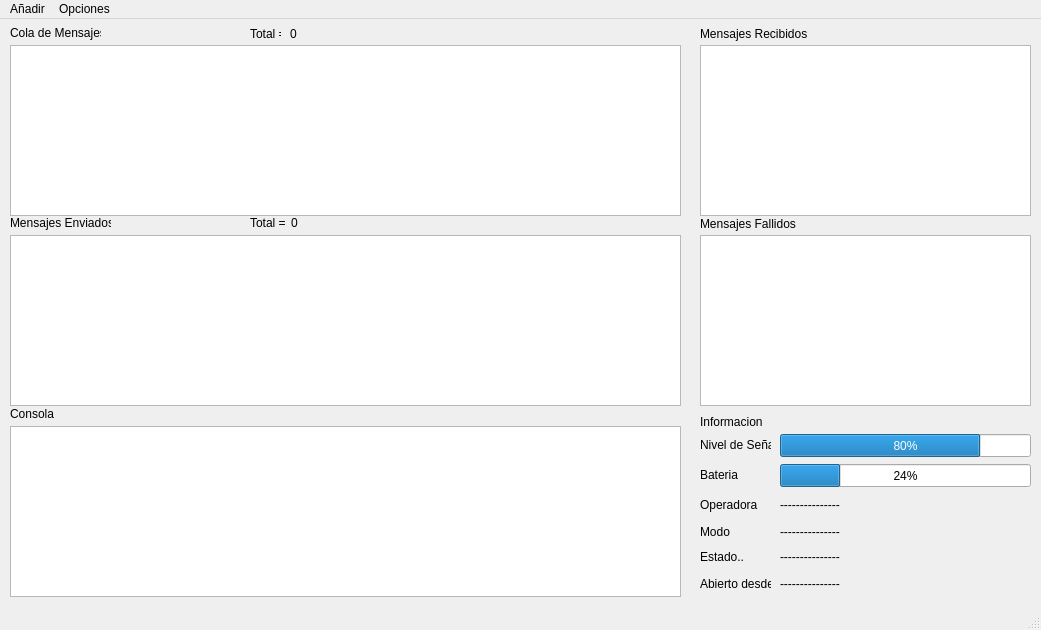
<?xml version="1.0" encoding="UTF-8"?>
<ui version="4.0">
 <class>MainWindow</class>
 <widget class="QMainWindow" name="MainWindow">
  <property name="windowModality">
   <enum>Qt::NonModal</enum>
  </property>
  <property name="enabled">
   <bool>true</bool>
  </property>
  <property name="geometry">
   <rect>
    <x>0</x>
    <y>0</y>
    <width>1041</width>
    <height>630</height>
   </rect>
  </property>
  <property name="sizePolicy">
   <sizepolicy hsizetype="Maximum" vsizetype="Maximum">
    <horstretch>0</horstretch>
    <verstretch>0</verstretch>
   </sizepolicy>
  </property>
  <property name="maximumSize">
   <size>
    <width>1700</width>
    <height>900</height>
   </size>
  </property>
  <property name="mouseTracking">
   <bool>false</bool>
  </property>
  <property name="windowTitle">
   <string>Soluciones SMS (Soluciones-sms.com)</string>
  </property>
  <property name="windowIcon">
   <iconset>
    <normaloff>../ModemIco.ico</normaloff>../ModemIco.ico</iconset>
  </property>
  <property name="toolTip">
   <string/>
  </property>
  <property name="toolTipDuration">
   <number>0</number>
  </property>
  <property name="documentMode">
   <bool>false</bool>
  </property>
  <property name="tabShape">
   <enum>QTabWidget::Rounded</enum>
  </property>
  <widget class="QWidget" name="centralwidget">
   <widget class="QTableWidget" name="tableWidget_Cola">
    <property name="geometry">
     <rect>
      <x>10</x>
      <y>26</y>
      <width>671</width>
      <height>171</height>
     </rect>
    </property>
   </widget>
   <widget class="QLabel" name="label_MensajesFallidos">
    <property name="geometry">
     <rect>
      <x>700</x>
      <y>197</y>
      <width>151</width>
      <height>16</height>
     </rect>
    </property>
    <property name="text">
     <string>Mensajes Fallidos</string>
    </property>
   </widget>
   <widget class="QLabel" name="label_Informacion">
    <property name="geometry">
     <rect>
      <x>700</x>
      <y>395</y>
      <width>151</width>
      <height>16</height>
     </rect>
    </property>
    <property name="text">
     <string>Informacion</string>
    </property>
   </widget>
   <widget class="QTableWidget" name="tableWidget_Enviados">
    <property name="geometry">
     <rect>
      <x>10</x>
      <y>216</y>
      <width>671</width>
      <height>171</height>
     </rect>
    </property>
   </widget>
   <widget class="QTableWidget" name="tableWidget_Fallidos">
    <property name="geometry">
     <rect>
      <x>700</x>
      <y>216</y>
      <width>331</width>
      <height>171</height>
     </rect>
    </property>
   </widget>
   <widget class="QLabel" name="label_MensajesEnviados">
    <property name="geometry">
     <rect>
      <x>10</x>
      <y>196</y>
      <width>101</width>
      <height>16</height>
     </rect>
    </property>
    <property name="text">
     <string>Mensajes Enviados</string>
    </property>
   </widget>
   <widget class="QProgressBar" name="progressBar_Senal">
    <property name="geometry">
     <rect>
      <x>780</x>
      <y>415</y>
      <width>251</width>
      <height>23</height>
     </rect>
    </property>
    <property name="maximum">
     <number>30</number>
    </property>
    <property name="value">
     <number>24</number>
    </property>
   </widget>
   <widget class="QLabel" name="label_TextoSenal">
    <property name="geometry">
     <rect>
      <x>700</x>
      <y>418</y>
      <width>71</width>
      <height>16</height>
     </rect>
    </property>
    <property name="text">
     <string>Nivel de Señal</string>
    </property>
   </widget>
   <widget class="QLabel" name="label_TextoBateria">
    <property name="geometry">
     <rect>
      <x>700</x>
      <y>448</y>
      <width>71</width>
      <height>16</height>
     </rect>
    </property>
    <property name="text">
     <string>Bateria</string>
    </property>
   </widget>
   <widget class="QProgressBar" name="progressBar_Bateria">
    <property name="geometry">
     <rect>
      <x>780</x>
      <y>445</y>
      <width>251</width>
      <height>23</height>
     </rect>
    </property>
    <property name="value">
     <number>24</number>
    </property>
   </widget>
   <widget class="QLabel" name="label_TextoOperadora">
    <property name="geometry">
     <rect>
      <x>700</x>
      <y>478</y>
      <width>71</width>
      <height>16</height>
     </rect>
    </property>
    <property name="text">
     <string>Operadora</string>
    </property>
   </widget>
   <widget class="QLabel" name="label_Operadora">
    <property name="geometry">
     <rect>
      <x>780</x>
      <y>478</y>
      <width>71</width>
      <height>16</height>
     </rect>
    </property>
    <property name="text">
     <string>---------------</string>
    </property>
   </widget>
   <widget class="QLabel" name="label_TextoModo">
    <property name="geometry">
     <rect>
      <x>700</x>
      <y>505</y>
      <width>71</width>
      <height>16</height>
     </rect>
    </property>
    <property name="text">
     <string>Modo</string>
    </property>
   </widget>
   <widget class="QLabel" name="label_Modo">
    <property name="geometry">
     <rect>
      <x>780</x>
      <y>505</y>
      <width>71</width>
      <height>16</height>
     </rect>
    </property>
    <property name="text">
     <string>---------------</string>
    </property>
   </widget>
   <widget class="QLabel" name="label_TextoEstado">
    <property name="geometry">
     <rect>
      <x>700</x>
      <y>530</y>
      <width>71</width>
      <height>16</height>
     </rect>
    </property>
    <property name="text">
     <string>Estado..</string>
    </property>
   </widget>
   <widget class="QLabel" name="label_TextoApertura">
    <property name="geometry">
     <rect>
      <x>700</x>
      <y>557</y>
      <width>71</width>
      <height>16</height>
     </rect>
    </property>
    <property name="text">
     <string>Abierto desde</string>
    </property>
   </widget>
   <widget class="QLabel" name="label_Estado">
    <property name="geometry">
     <rect>
      <x>780</x>
      <y>530</y>
      <width>71</width>
      <height>16</height>
     </rect>
    </property>
    <property name="text">
     <string>---------------</string>
    </property>
   </widget>
   <widget class="QLabel" name="label_FechaApertura">
    <property name="geometry">
     <rect>
      <x>780</x>
      <y>557</y>
      <width>71</width>
      <height>16</height>
     </rect>
    </property>
    <property name="text">
     <string>---------------</string>
    </property>
   </widget>
   <widget class="QLabel" name="label_ColaMensajes">
    <property name="geometry">
     <rect>
      <x>10</x>
      <y>6</y>
      <width>91</width>
      <height>16</height>
     </rect>
    </property>
    <property name="frameShadow">
     <enum>QFrame::Raised</enum>
    </property>
    <property name="text">
     <string>Cola de Mensajes</string>
    </property>
   </widget>
   <widget class="QLabel" name="label_TextoTotalEnviados">
    <property name="geometry">
     <rect>
      <x>250</x>
      <y>196</y>
      <width>41</width>
      <height>16</height>
     </rect>
    </property>
    <property name="text">
     <string>Total =</string>
    </property>
   </widget>
   <widget class="QLabel" name="label_TextoTotalCola">
    <property name="geometry">
     <rect>
      <x>250</x>
      <y>7</y>
      <width>31</width>
      <height>16</height>
     </rect>
    </property>
    <property name="text">
     <string>Total = </string>
    </property>
   </widget>
   <widget class="QLabel" name="label_TotalCola">
    <property name="geometry">
     <rect>
      <x>290</x>
      <y>7</y>
      <width>181</width>
      <height>16</height>
     </rect>
    </property>
    <property name="text">
     <string>0</string>
    </property>
   </widget>
   <widget class="QLabel" name="label_TotalEnviados">
    <property name="geometry">
     <rect>
      <x>291</x>
      <y>196</y>
      <width>181</width>
      <height>16</height>
     </rect>
    </property>
    <property name="text">
     <string>0</string>
    </property>
   </widget>
   <widget class="QTableWidget" name="tableWidget_Recibidos">
    <property name="geometry">
     <rect>
      <x>700</x>
      <y>26</y>
      <width>331</width>
      <height>171</height>
     </rect>
    </property>
   </widget>
   <widget class="QLabel" name="label_MensajesRecibidos">
    <property name="geometry">
     <rect>
      <x>700</x>
      <y>7</y>
      <width>151</width>
      <height>16</height>
     </rect>
    </property>
    <property name="text">
     <string>Mensajes Recibidos</string>
    </property>
   </widget>
   <widget class="QLabel" name="label_Consola">
    <property name="geometry">
     <rect>
      <x>10</x>
      <y>387</y>
      <width>101</width>
      <height>16</height>
     </rect>
    </property>
    <property name="text">
     <string>Consola</string>
    </property>
   </widget>
   <widget class="QPlainTextEdit" name="plainTextEdit_Consola">
    <property name="geometry">
     <rect>
      <x>10</x>
      <y>407</y>
      <width>671</width>
      <height>171</height>
     </rect>
    </property>
    <property name="readOnly">
     <bool>true</bool>
    </property>
   </widget>
  </widget>
  <widget class="QMenuBar" name="menubar">
   <property name="geometry">
    <rect>
     <x>0</x>
     <y>0</y>
     <width>1041</width>
     <height>21</height>
    </rect>
   </property>
   <widget class="QMenu" name="menuOpciones">
    <property name="title">
     <string>Opciones</string>
    </property>
    <addaction name="separator"/>
    <addaction name="actionConfiguracion"/>
   </widget>
   <widget class="QMenu" name="menuA_adir">
    <property name="title">
     <string>Añadir</string>
    </property>
    <addaction name="actionNuevo_Mensaje"/>
    <addaction name="actionNueva_Cola_de_Mensajes"/>
   </widget>
   <addaction name="menuA_adir"/>
   <addaction name="menuOpciones"/>
  </widget>
  <widget class="QStatusBar" name="statusbar"/>
  <action name="actionConfiguracion">
   <property name="text">
    <string>Configuracion</string>
   </property>
  </action>
  <action name="actionNuevo_Mensaje">
   <property name="text">
    <string>Nuevo Mensaje</string>
   </property>
  </action>
  <action name="actionNueva_Cola_de_Mensajes">
   <property name="text">
    <string>Nueva Cola de Mensajes</string>
   </property>
  </action>
 </widget>
 <resources/>
 <connections/>
</ui>
